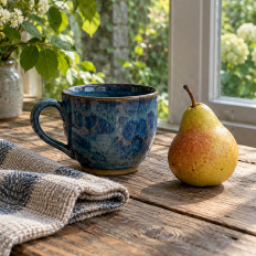
#> input picture manuscript/assets/example_crop.png, 256 x 256 px
$ python -i quality.py   (imports and definitions only)   (older library calls are emulated)
#> lines starting #> are read from the running program, lines starting #| are printed output that depends on the picture
#> further down, picture is the input picture: shape (256, 256, 3); mean B, G, R 95.8, 122.7, 130.4
from __future__ import annotations

import cv2
import numpy as np
import pandas as pd

DEGRADED_ATTACKS = {"blur", "lowres"}


def degraded_indicator(attacks: pd.Series) -> np.ndarray:
    """1 when the image was blurred or reduced to a low resolution."""
    return attacks.astype(str).isin(DEGRADED_ATTACKS).to_numpy(dtype=int)


def degradation_features(image: np.ndarray) -> np.ndarray:
    """Sharpness measures. Low values mean blur or a low-resolution upscale."""
    gray = cv2.cvtColor(image, cv2.COLOR_BGR2GRAY)
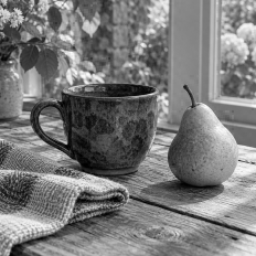
#> gray: shape (256, 256); min 0, max 251, mean 121.9
    laplacian = float(cv2.Laplacian(gray, cv2.CV_64F).var())
#> laplacian = 739.3
    smooth = cv2.GaussianBlur(gray, (5, 5), 0)
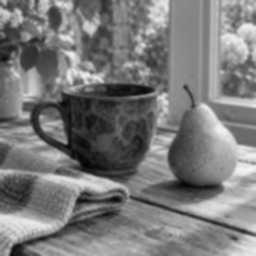
#> smooth: shape (256, 256); min 2, max 243, mean 121.9
    residual = float(np.mean(np.abs(gray.astype(np.float32) - smooth.astype(np.float32))))
#> residual = 6.1
    return np.array([np.log1p(laplacian), residual], dtype=np.float64)


def degradation_matrix(images: list[np.ndarray]) -> np.ndarray:
    return np.stack([degradation_features(image) for image in images])

>>> import cv2
>>> picture = cv2.imread('../../manuscript/assets/example_crop.png')
>>> result = degradation_features(picture)
#> result = [6.61, 6.1]

$ run again, on manuscript/assets/example_diffusion0p50.png
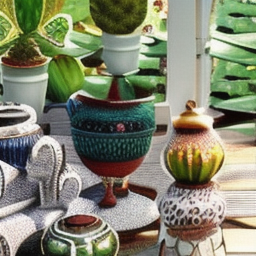
#> input picture manuscript/assets/example_diffusion0p50.png, 256 x 256 px
#> picture is the input picture: shape (256, 256, 3); mean B, G, R 111.1, 133, 130.3
#> in degradation_features, `gray = cv2.cvtColor(image, cv2.COLOR_BGR2GRAY)`:
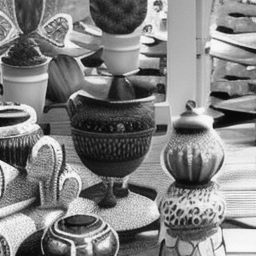
#> gray: shape (256, 256); min 3, max 254, mean 129.7
#> laplacian = 1828.9
#> in degradation_features, `smooth = cv2.GaussianBlur(gray, (5, 5), 0)`:
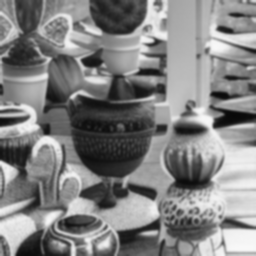
#> smooth: shape (256, 256); min 8, max 248, mean 129.7
#> residual = 9.18
#> result = [7.51, 9.18]

$ run again, on manuscript/assets/example_jpeg50.png
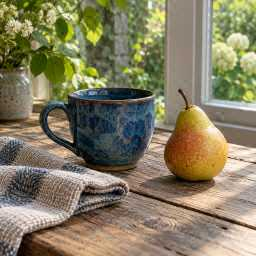
#> input picture manuscript/assets/example_jpeg50.png, 256 x 256 px
#> picture is the input picture: shape (256, 256, 3); mean B, G, R 98.1, 125.6, 133.2
#> in degradation_features, `gray = cv2.cvtColor(image, cv2.COLOR_BGR2GRAY)`:
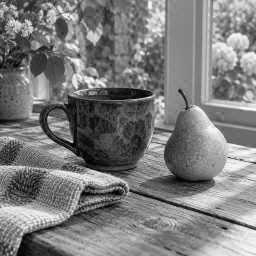
#> gray: shape (256, 256); min 0, max 255, mean 124.7
#> laplacian = 1689.9
#> in degradation_features, `smooth = cv2.GaussianBlur(gray, (5, 5), 0)`:
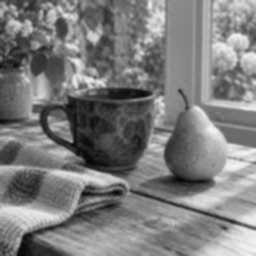
#> smooth: shape (256, 256); min 4, max 244, mean 124.7
#> residual = 8.22
#> result = [7.43, 8.22]
